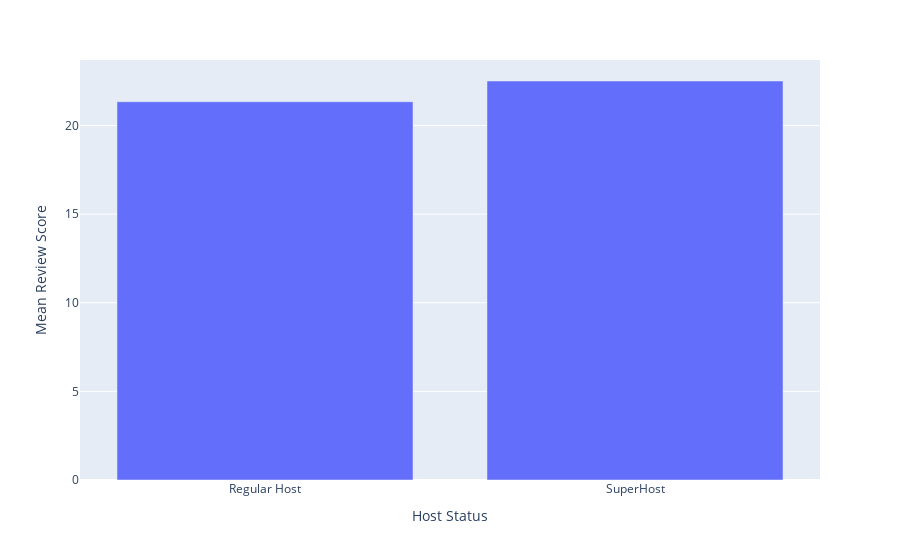

The notebook cell this image was saved under:
### Code cell
px.bar(reviewBarData, x='Host Status', y='Mean Review Score')

### Figure 1 — Plotly figure (JSON) as saved in the notebook; plotly's stock layout.template omitted (floating-point values rounded to 4 significant figures)
{"data": [{"alignmentgroup": "True", "hovertemplate": "Host Status=%{x}<br>Mean Review Score=%{y}<extra></extra>", "legendgroup": "", "marker": {"color": "#636efa", "pattern": {"shape": ""}}, "name": "", "offsetgroup": "", "orientation": "v", "showlegend": false, "textposition": "auto", "type": "bar", "x": ["Regular Host", "SuperHost"], "xaxis": "x", "y": [21.34, 22.51], "yaxis": "y"}], "layout": {"autosize": true, "barmode": "relative", "legend": {"tracegroupgap": 0}, "margin": {"t": 60}, "xaxis": {"anchor": "y", "autorange": true, "domain": [0, 1], "range": [-0.5, 1.5], "title": {"text": "Host Status"}, "type": "category"}, "yaxis": {"anchor": "x", "autorange": true, "domain": [0, 1], "range": [0, 23.69], "title": {"text": "Mean Review Score"}, "type": "linear"}}}
